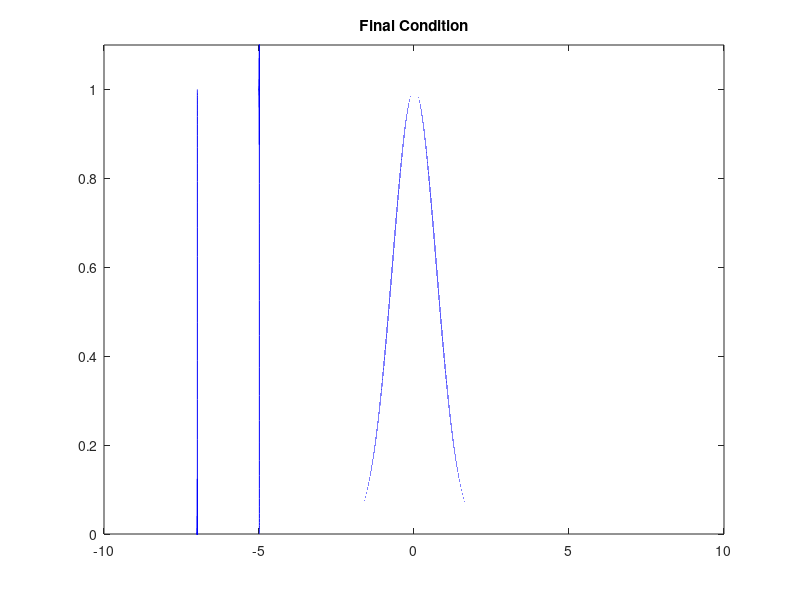

This chart was generated by the following MATLAB code:
% moving_wave_vectorized_MacCormack.m

clear
close('all')

N = 1000000;
u = 1;

plot_freq = 200;
plot_switch = 1;
x_left = -10;
x_right = 10;
x_space = linspace(x_left,x_right,N);

dx = x_space(2)-x_space(1);
dt = 0.6*(dx)/u;
nu = u*dx/dt;

Num_ts = min(1000,ceil(15/dt));
% set initial condition
%f = zeros(N,1);
x_space = linspace(x_left,x_right,N);

f_l = 1;
f = f_l*exp(-(x_space.*x_space));
f((x_space < -5) & (x_space > -7)) = 1;

f_tmp1 = zeros(N,1);
f_tmp = zeros(N,1);





% plot initial condition
plot(x_space,f,'-b');
axis([x_left x_right 0 1.1*f_l]);
grid on

%title('\bf{Initial Condition}');
drawnow

tic;

ind = (1:N)';
x_m = circshift(ind,1);
x_p = circshift(ind,-1);

for ts = 1:Num_ts
    
    if(mod(ts,100)==0)
       fprintf('Executing time step number %d.\n',ts);
    end
    
    f_tmp1 = f - (u*dt/dx).*(f(x_p)-f);
    f_tmp = 0.5*(f + f_tmp1 - (u*dt/dx).*(f_tmp1 - f_tmp1(x_m)));
    
    f = f_tmp;
    
    if(plot_switch==1)
        if(mod(ts,plot_freq)==0)
            plot(x_space,f,'-b')
            axis([x_left x_right 0 1.1*f_l]);
            grid on
            
            drawnow
        end
    end
    
end

ex_time = toc;

plot(x_space,f,'-b');
axis([x_left x_right 0 1.1*f_l]);
title('\bf{Final Condition}');
drawnow

fprintf('Execution time = %g.\n Average time per DOF*update = %g. \n',ex_time, ex_time/(N*Num_ts));